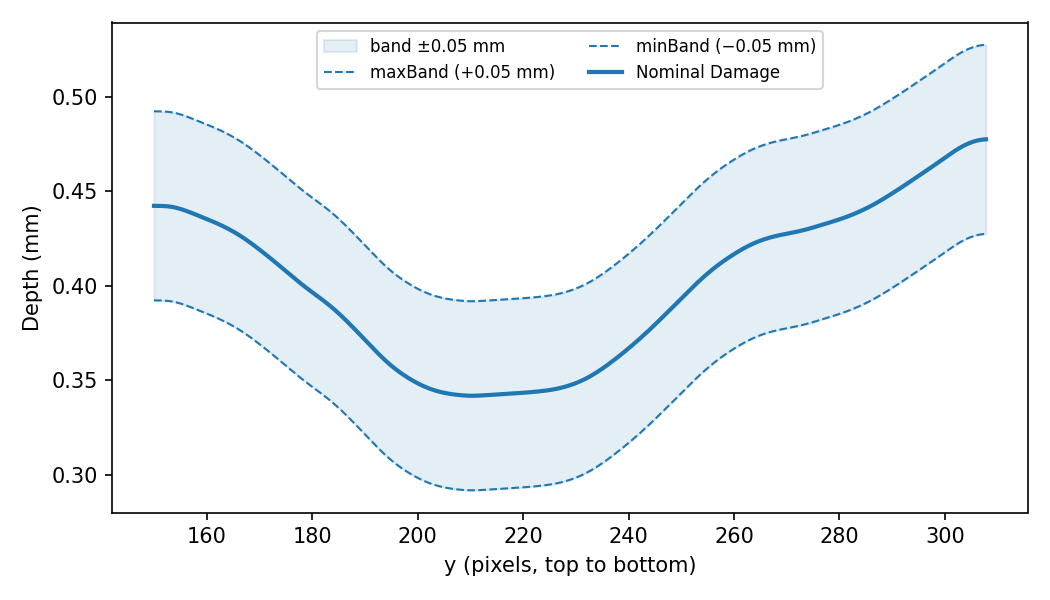

The Python source for this figure:
import cv2, numpy as np
import matplotlib.pyplot as plt
from scipy.ndimage import gaussian_filter1d

img = cv2.imread('TRDamage.png')
b,g,r = img[:,:,0].astype(int), img[:,:,1].astype(int), img[:,:,2].astype(int)
mask = (b>120)&(b<210)&(r<90)&(g>80)&(g<160)

# Calibration (pixel -> data)
# x: col 92 -> 160, col 523 -> 300
def px2x(c): return 160 + (c-92)*(300-160)/(523-92)
# y: row 10 -> 0.48, row 259 -> 0.34
def py2y(rw): return 0.48 + (rw-10)*(0.34-0.48)/(259-10)

H,W = mask.shape
xs_data, ys_data = [], []
for c in range(W):
    rows = np.where(mask[:,c])[0]
    if len(rows):
        xs_data.append(px2x(c))
        ys_data.append(py2y(rows.mean()))
xs_data=np.array(xs_data); ys_data=np.array(ys_data)
order=np.argsort(xs_data); xs_data=xs_data[order]; ys_data=ys_data[order]

# Resample onto regular grid + light smoothing
xg = np.linspace(xs_data.min(), xs_data.max(), 300)
yg = np.interp(xg, xs_data, ys_data)
yg = gaussian_filter1d(yg, 3)

# Bands ±0.05 mm
maxBand = yg + 0.05
minBand = yg - 0.05

# Second curve: same broad trend but noticeably different, mostly within bands.
np.random.seed(7)
t = (xg-xg.min())/(xg.max()-xg.min())
# larger, lower-frequency deviations + a slope tilt so it diverges from nominal
wobble = 0.045*np.sin(2*np.pi*t*1.4 + 0.8) \
       + 0.030*np.sin(2*np.pi*t*3.1 + 2.0) \
       + 0.020*(t-0.5)
curve2 = yg + wobble
# clip rare excursions so it stays mostly inside the bands
curve2 = np.clip(curve2, yg-0.055, yg+0.055)

np.savez('data.npz', xg=xg, yg=yg, maxBand=maxBand, minBand=minBand, curve2=curve2)

within = np.mean((curve2<=maxBand)&(curve2>=minBand))*100
print(f"curve2 within bands: {within:.1f}%  max dev {np.max(np.abs(curve2-yg)):.3f}")

fig, ax = plt.subplots(figsize=(7,4))
ax.fill_between(xg, minBand, maxBand, color='tab:blue', alpha=0.12, label='band ±0.05 mm')
ax.plot(xg, maxBand, '--', color='tab:blue', lw=1, label='maxBand (+0.05 mm)')
ax.plot(xg, minBand, '--', color='tab:blue', lw=1, label='minBand (−0.05 mm)')
ax.plot(xg, yg, color='tab:blue', lw=2, label='Nominal Damage')
# ax.plot(xg, curve2, color='tab:orange', lw=1.8, label='Rig Damage')
ax.set_xlabel('y (pixels, top to bottom)')
ax.set_ylabel('Depth (mm)')
ax.legend(fontsize=8, loc='upper center', ncol=2)
fig.tight_layout()
fig.savefig('depth_bands.png', dpi=150)
print("saved")
